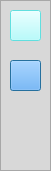
    <widget class="QFrame" name="btn_frame">
     <property name="geometry">
      <rect>
       <x>0</x>
       <y>490</y>
       <width>51</width>
       <height>171</height>
      </rect>
     </property>
     <property name="styleSheet">
      <string notr="true">background-color: rgb(216, 216, 216);</string>
     </property>
     <property name="frameShape">
      <enum>QFrame::StyledPanel</enum>
     </property>
     <property name="frameShadow">
      <enum>QFrame::Raised</enum>
     </property>
     <widget class="QPushButton" name="btn_cg">
      <property name="geometry">
       <rect>
        <x>10</x>
        <y>10</y>
        <width>31</width>
        <height>31</height>
       </rect>
      </property>
      <property name="font">
       <font>
        <pointsize>11</pointsize>
       </font>
      </property>
      <property name="acceptDrops">
       <bool>false</bool>
      </property>
      <property name="toolTip">
       <string>Code Generator</string>
      </property>
      <property name="styleSheet">
       <string notr="true">background-color: rgb(170, 255, 255);
selection-background-color: rgb(85, 255, 255);
color:&quot;red&quot;;
 border-color: red;</string>
      </property>
      <property name="text">
       <string/>
      </property>
      <property name="icon">
       <iconset>
        <selectedon>:/cg.png</selectedon>
       </iconset>
      </property>
      <property name="iconSize">
       <size>
        <width>30</width>
        <height>35</height>
       </size>
      </property>
      <property name="autoDefault">
       <bool>false</bool>
      </property>
      <property name="default">
       <bool>true</bool>
      </property>
      <property name="flat">
       <bool>false</bool>
      </property>
     </widget>
     <widget class="QPushButton" name="btn_lexical">
      <property name="geometry">
       <rect>
        <x>10</x>
        <y>60</y>
        <width>31</width>
        <height>31</height>
       </rect>
      </property>
      <property name="font">
       <font>
        <pointsize>11</pointsize>
       </font>
      </property>
      <property name="toolTip">
       <string>Lexical Analyzer</string>
      </property>
      <property name="styleSheet">
       <string notr="true">background-color: rgb(85, 170, 255);
color:&quot;red&quot;;</string>
      </property>
      <property name="text">
       <string/>
      </property>
      <property name="icon">
       <iconset>
        <selectedon>:/lexical.png</selectedon>
       </iconset>
      </property>
      <property name="iconSize">
       <size>
        <width>35</width>
        <height>35</height>
       </size>
      </property>
      <property name="default">
       <bool>true</bool>
      </property>
     </widget>
     <widget class="QPushButton" name="btn_sntx">
      <property name="geometry">
       <rect>
        <x>10</x>
        <y>100</y>
        <width>31</width>
        <height>41</height>
       </rect>
      </property>
      <property name="toolTip">
       <string comment="Syntax Analyzer" extracomment="Syntax Analyzer">Syntax Analyzer</string>
      </property>
      <property name="accessibleDescription">
       <string/>
      </property>
      <property name="styleSheet">
       <string notr="true">color: rgb(102, 184, 255);
background-color: rgb(66, 142, 255);</string>
      </property>
      <property name="text">
       <string/>
      </property>
      <property name="icon">
       <iconset resource="../image/image.qrc">
        <normaloff>:/syntx_analyzer.png</normaloff>:/syntx_analyzer.png</iconset>
      </property>
      <property name="iconSize">
       <size>
        <width>50</width>
        <height>30</height>
       </size>
      </property>
      <property name="autoRepeat">
       <bool>false</bool>
      </property>
      <property name="autoDefault">
       <bool>false</bool>
      </property>
      <property name="default">
       <bool>false</bool>
      </property>
      <property name="flat">
       <bool>true</bool>
      </property>
     </widget>
    </widget>
